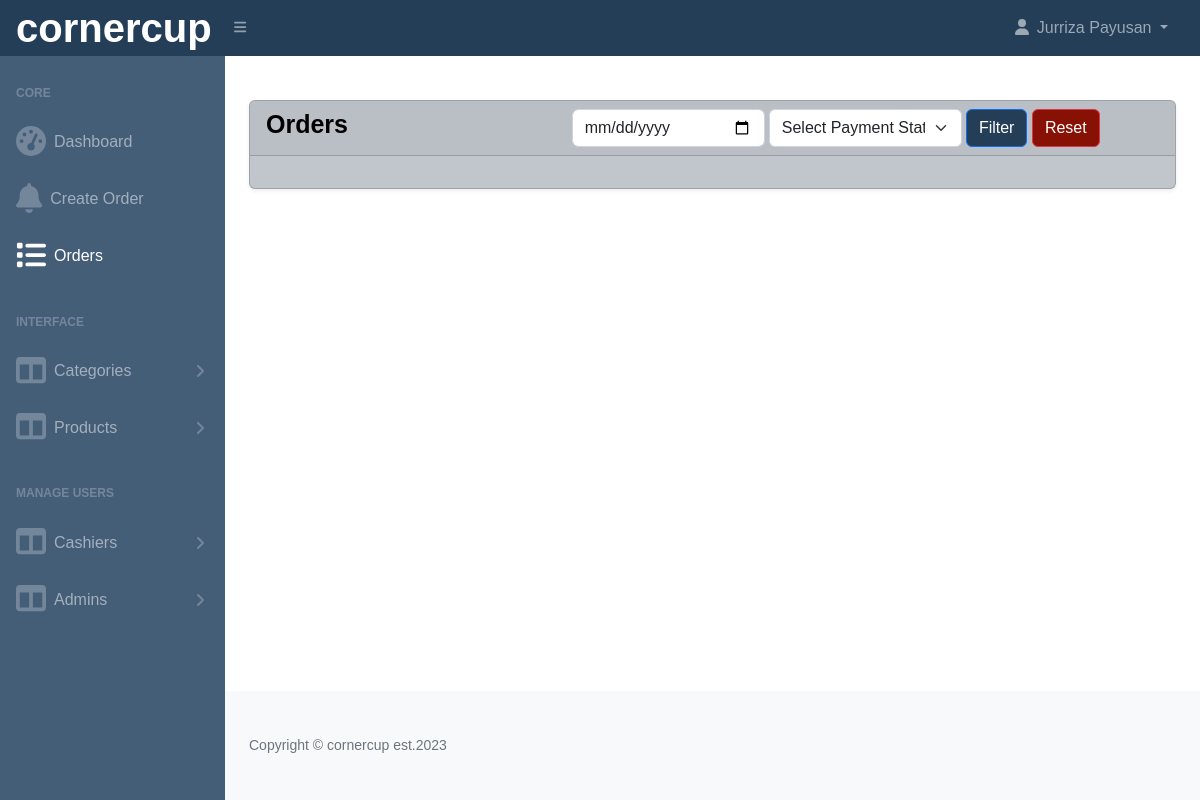
The app's page /cornercup_pos/admin/orders.php (signed in), older data.
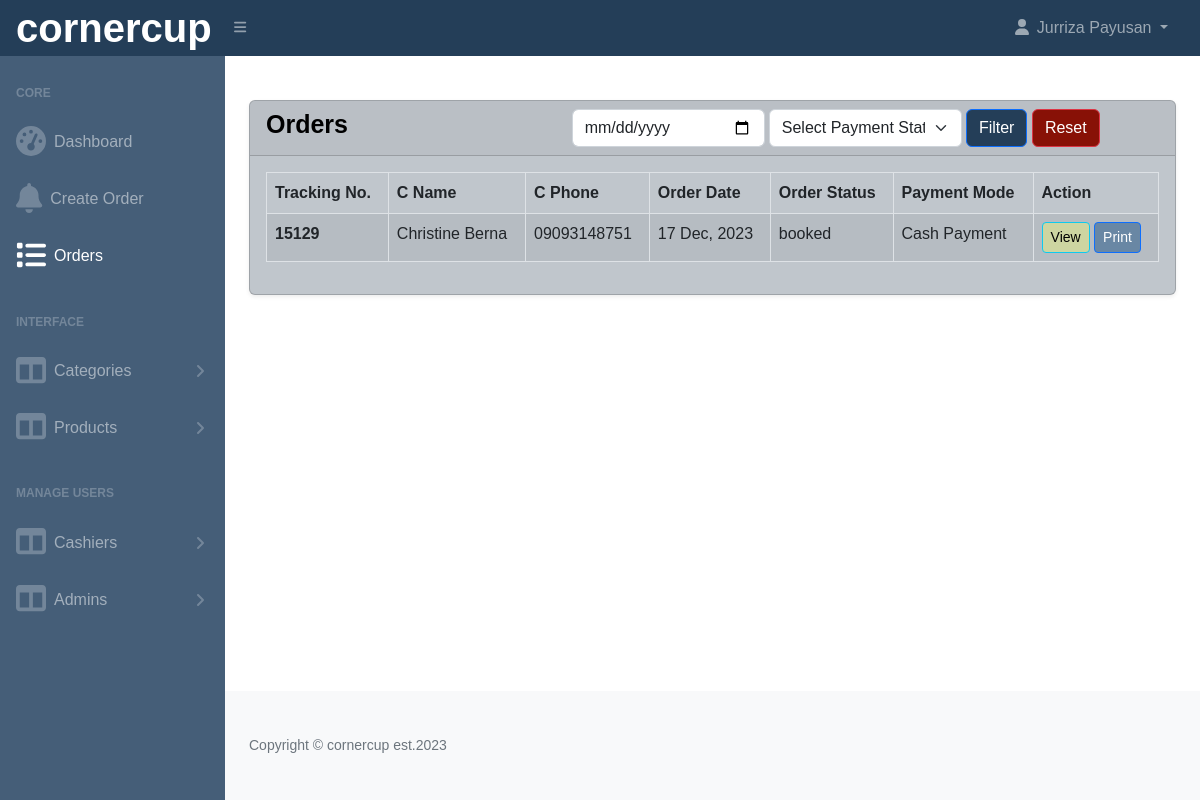
The same page, newer data.
### tables this page shows
CREATE TABLE `orders` (
  `id` int(11) NOT NULL,
  `cashier_id` int(11) NOT NULL,
  `tracking_no` varchar(100) NOT NULL,
  `invoice_no` varchar(100) NOT NULL,
  `total_amount` varchar(100) NOT NULL,
  `order_date` date NOT NULL,
  `order_status` varchar(100) DEFAULT NULL,
  `payment_mode` varchar(100) NOT NULL COMMENT 'cash, online',
  `order_placed_by_id` int(11) NOT NULL
);

CREATE TABLE `cashiers` (
  `id` int(11) NOT NULL,
  `cname` varchar(255) NOT NULL,
  `email` varchar(255) DEFAULT NULL,
  `phone` varchar(255) DEFAULT NULL,
  `status` tinyint(1) NOT NULL DEFAULT 0 COMMENT '0=visible,1=hidden',
  `created_at` date NOT NULL DEFAULT current_timestamp()
);

### cornercup_pos/admin/orders.php (the view, shortened to what the changed rows need)
<?php include('includes/header.php'); ?>
<div class="container-fluid px-4">
    <div class="card mt-4 shadow-sm">
        <div class="card-body">
            <?php
                if(isset($_GET['date']) || isset($_GET['payment_status'])){
                    $orderDate = validate($_GET['date']);
                    $paymentStatus = validate($_GET['payment_status']);
                    if($orderDate != '' && $paymentStatus == ''){
                        $query = "SELECT o.*,c.* FROM orders o, cashiers c
                            WHERE c.id = o.cashier_id AND o.order_date='$orderDate' ORDER BY o.id DESC";
                    }elseif($orderDate == '' && $paymentStatus != ''){
                        $query = "SELECT o.*,c.* FROM orders o, cashiers c
                            WHERE c.id = o.cashier_id AND o.payment_mode='$paymentStatus' ORDER BY o.id DESC";
                    }elseif($orderDate != '' && $paymentStatus != ''){
                        $query = "SELECT o.*,c.* FROM orders o, cashiers c
                            WHERE c.id = o.cashier_id
                            AND o.order_date='$orderDate'
                            AND o.payment_mode='$paymentStatus' ORDER BY o.id DESC";
                    }else{
                        $query = "SELECT o.*, c.* FROM orders o, cashiers c
                            WHERE c.id = o.cashier_id ORDER BY o.id DESC";
                    }
                }else{
                    $query = "SELECT o.*, c.* FROM orders o, cashiers c
                        WHERE c.id = o.cashier_id ORDER BY o.id DESC";
                }
                $orders = mysqli_query($conn, $query);
                if($orders){
                    if(mysqli_num_rows($orders) > 0)
                    {
                        ?>
                        <table class="table table-striped table-bordered align-items-center justify-content-center">
                            <thead>
                                <tr>
                                    <th>Tracking No.</th>
                                    <th>C Name</th>
                                    <th>C Phone</th>
                                    <th>Order Date</th>
                                    <th>Order Status</th>
                                    <th>Payment Mode</th>
                                    <th>Action</th>
                                </tr>
                            </thead>
                            <tbody>
                                <?php foreach($orders as $orderItem) : ?>
                                <tr>
                                    <td class="fw-bold"><?= $orderItem['tracking_no']; ?></td>
                                    <td><?= $orderItem['cname']; ?></td>
                                    <td><?= $orderItem['phone']; ?></td>
                                    <td><?= date('d M, Y', strtotime($orderItem['order_date'])); ?></td>
                                    <td><?= $orderItem['order_status']; ?></td>
                                    <td><?= $orderItem['payment_mode']; ?></td>
                                    <td>
                                        <a href="orders-view.php?track=<?= $orderItem['tracking_no']; ?>" class="btn btn-info mb-0 px-2 btn-sm" style="background-color: #cdd5a1;">View</a>
                                        <a href="orders-view-print.php?track=<?= $orderItem['tracking_no']; ?>" class="btn btn-primary mb-0 px-2 btn-sm" style="background-color: #6987a4;">Print</a>
                                    </td>
                                </tr>
                                <?php endforeach; ?>
                            </tbody>
                        </table>
                        <?php
                    }
                }
            ?>
        </div>
    </div>
</div>
<?php include('includes/footer.php'); ?>

Row changes from the older to the newer data that the page shows:
added orders: tracking_no "15129", cashier.cname "Christine Berna", cashier.phone "09093148751", order_date "17 Dec, 2023", order_status "booked", payment_mode "Cash Payment"
Text that changed along with them:
text now shown: "Tracking No. C Name C Phone Order Date Order Status Payment Mode Action"
